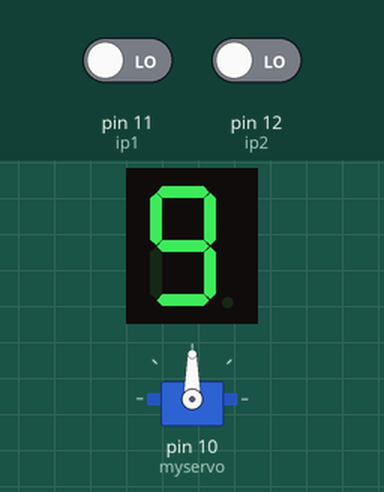
Simulated run of this sketch. Board: Arduino Uno, built with avr-gcc and run on an emulated ATmega328P. Parts: 1-digit seven-segment display, servo. Wiring (inferred from the names in the program): 1-digit 7-segment display, segments lit when HIGH: segments pin 2, pin 3, pin 4, pin 5, pin 6, pin 8, pin 9. The inputs (shaded band) are chosen by the test bench; at power-on: pin 11 (ip1) LOW, pin 12 (ip2) LOW. The segment pins are drawn as the display they are named for.

Above: at 1.2 s.
1.3 s: pin 11 (ip1) driven HIGH
At 1.78 s:
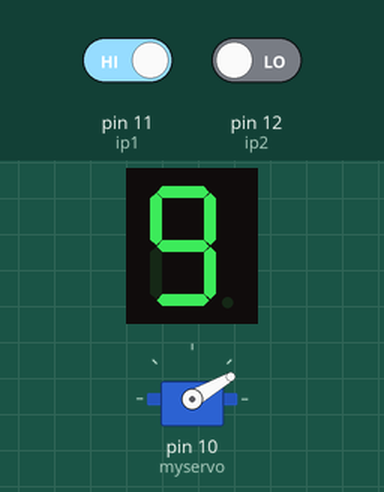
At 6.8 s:
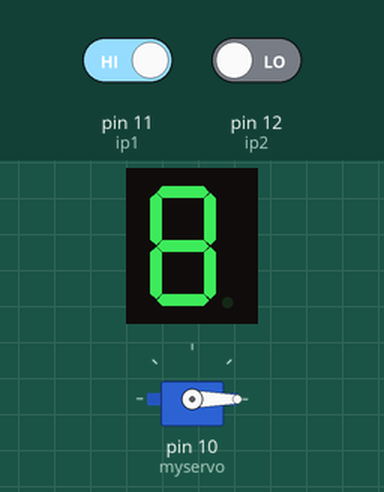
Timing chart, 0 to 9.9 s (numbered marks = the images above; inputs shaded):
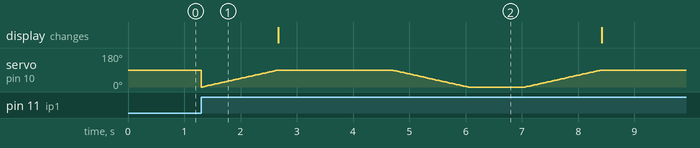

The sketch:

lets_go2.ino
```cpp
#include <Servo.h>

int pos = 0;
Servo myservo;
/*Connections:
 * Connect the pins described below:
Arduino Pin 2 to Pin 9.
Arduino Pin 3 to Pin 10.
Arduino Pin 4 to Pin 4.
Arduino Pin 5 to Pin 2.
Arduino Pin 6 to Pin 1.
Arduino Pin 8 to Pin 7.
Arduino Pin 9 to Pin 6.
GND to Pin 3 and Pin 8 each connected with 220 ohm resistors.
*/
int a = 2;  //For displaying segment "a"
int b = 3;  //For displaying segment "b"
int c = 4;  //For displaying segment "c"
int d = 5;  //For displaying segment "d"
int e = 6;  //For displaying segment "e"
int f = 8;  //For displaying segment "f"
int g = 9;  //For displaying segment "g"
int i;
const int ip1=11;
const int ip2=12;
int k=9;

void setup(){
  pinMode(a, OUTPUT);  //A
  pinMode(b, OUTPUT);  //B
  pinMode(c, OUTPUT);  //C
  pinMode(d, OUTPUT);  //D
  pinMode(e, OUTPUT);  //E
  pinMode(f, OUTPUT);  //F
  pinMode(g, OUTPUT);  //G
  Serial.begin(9600);
  myservo.attach(10);
  pinMode(ip1, INPUT);
  pinMode(ip2, INPUT);
}
  void displayDigit(int digit)

{
 //Conditions for displaying segment a
 if(digit!=1 && digit != 4)
 digitalWrite(a,HIGH);

 //Conditions for displaying segment b
 if(digit != 5 && digit != 6)
 digitalWrite(b,HIGH);

 //Conditions for displaying segment c
 if(digit !=2)
 digitalWrite(c,HIGH);

 //Conditions for displaying segment d
 if(digit != 1 && digit !=4 && digit !=7)
 digitalWrite(d,HIGH);

 //Conditions for displaying segment e
 if(digit == 2 || digit ==6 || digit == 8 || digit==0)
 digitalWrite(e,HIGH);

 //Conditions for displaying segment f
 if(digit != 1 && digit !=2 && digit!=3 && digit !=7)
 digitalWrite(f,HIGH);
 if (digit!=0 && digit!=1 && digit !=7)
 digitalWrite(g,HIGH);

}
void turnOff()
{
  digitalWrite(a,LOW);
  digitalWrite(b,LOW);
  digitalWrite(c,LOW);
  digitalWrite(d,LOW);
  digitalWrite(e,LOW);
  digitalWrite(f,LOW);
  digitalWrite(g,LOW);
}

void loop(){
  turnOff();
  displayDigit(k);

  if(digitalRead(ip1)==1){
    if(k>0){
  for (pos = 0; pos <= 90; pos += 1) { // goes from 0 degrees to 180 degrees
    // in steps of 1 degree
    myservo.write(pos);              // tell servo to go to position in variable 'pos'
    delay(15);                       // waits 15ms for the servo to reach the position
  }
  k--;
  turnOff();
  displayDigit(k);
  delay(2000);
  for (pos = 90; pos >= 0; pos -= 1) { // goes from 180 degrees to 0 degrees
   myservo.write(pos);              // tell servo to go to position in variable 'pos'
    delay(15);                       // waits 15ms for the servo to reach the position
  }
   delay(1000);
  }}

  else if(digitalRead(ip2)==1){
    if(k<9){
  for (pos = 0; pos <= 90; pos += 1) { // goes from 0 degrees to 180 degrees
    // in steps of 1 degree
    myservo.write(pos);              // tell servo to go to position in variable 'pos'
    delay(15);                       // waits 15ms for the servo to reach the position
  }
   k++;
  turnOff();
  displayDigit(k);
  delay(2000);
  for (pos = 90; pos >= 0; pos -= 1) { // goes from 180 degrees to 0 degrees
    myservo.write(pos);              // tell servo to go to position in variable 'pos'
    delay(15);                       // waits 15ms for the servo to reach the position
  }
   delay(1000);
  }}
}
```

Measured:
- after the input at 1.3 s, the display: changes after 1.4 s (image 2)
